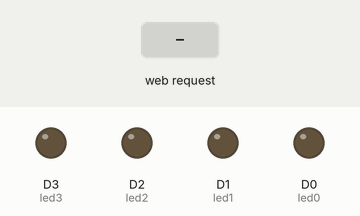
A sketch run on a simulated ESP8266 (NodeMCU). Parts: output pins drawn as LEDs (lit = HIGH). Inputs (shaded band) come from the test bench. WiFi joins after 1.5 s; servers stay silent unless stated; what the sketch prints to the serial monitor is not drawn.

Above: at 2.7 s.
2.8 s: HTTP request GET /LED0=ON received
At 3.9 s:
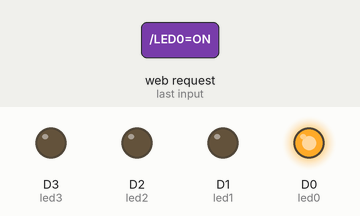
4.3 s: HTTP request GET /LED1=ON received
At 5.0 s:
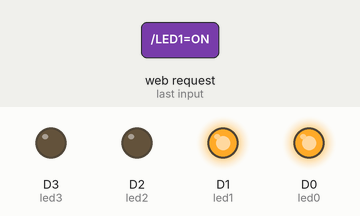
5.8 s: HTTP request GET /LED0=OFF received
At 6.2 s:
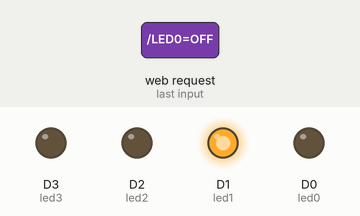
7.3 s: HTTP request GET /LED2=ON received
At 8.5 s:
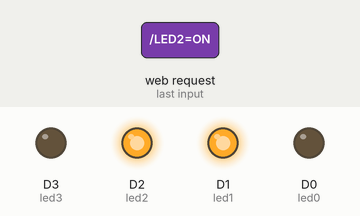
8.8 s: HTTP request GET /LED1=OFF received
At 9.7 s:
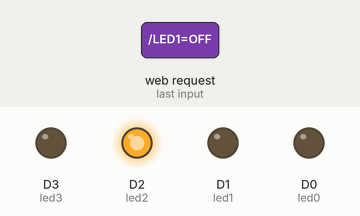
10.3 s: HTTP request GET /LED3=ON received
At 10.8 s:
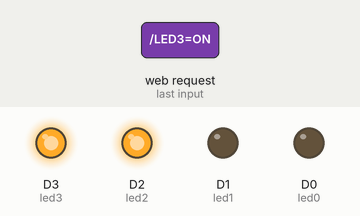
Timing chart, 0 to 12.8 s (numbered marks = the images above; inputs shaded):
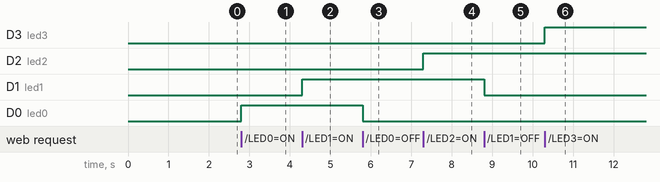

Measured:
- after the input at 2.8 s, D0 (led0): LOW → HIGH at once
- after the input at 4.3 s, D1 (led1): LOW → HIGH at once
- after the input at 5.8 s, D0 (led0): HIGH → LOW at once
- after the input at 7.3 s, D2 (led2): LOW → HIGH at once
- after the input at 8.8 s, D1 (led1): HIGH → LOW at once
- after the input at 10.3 s, D3 (led3): LOW → HIGH at once

The sketch:

server_leds.ino
```cpp
//Control de LED's mediante un navegador Web
//El server HTTP estará instalado en la placa

#include <ESP8266WiFi.h>

//Credenciales del WiFi
const char* ssid = "casa 2,4";
const char* password = "06241225";

int led0 = D0;
int led1 = D1;
int led2 = D2;
int led3 = D3;

int value0 = LOW;
int value1 = LOW;
int value2 = LOW;
int value3 = LOW;


//crear Instancia Servidor, puerto=80
WiFiServer serverHTTP(80);

void setup() {
  Serial.begin(9600);

  pinMode(led0, OUTPUT);
  pinMode(led1, OUTPUT);
  pinMode(led2, OUTPUT);
  pinMode(led3, OUTPUT);

  digitalWrite(led0, LOW);
  digitalWrite(led1, LOW);
  digitalWrite(led2, LOW);
  digitalWrite(led3, LOW);


  Serial.println();
  Serial.println();
  Serial.print("Conectando a ");
  Serial.println(ssid);

 // Conexión con la red WiFi
  WiFi.begin(ssid, password);

  while (WiFi.status() != WL_CONNECTED) {
    delay(500);
    Serial.print(".");
  }

  Serial.println("");
  Serial.println("WiFi conectado");


  //Iniciar el servidor HTTP para que empiece a escuchar peticiones
  serverHTTP.begin();

  Serial.println("Servidor iniciado");

  //Mostrar IP local asignada (URL del servidor).
  Serial.print("Usa esta URL para conectarte al servidor: ");
  Serial.print("http://");
  Serial.print(WiFi.localIP());
  Serial.println("/");
}


void loop() {
  // Comprobar si hay un cliente disponible (una petición)
  WiFiClient client = serverHTTP.available();
  if (!client) {
    return; // En caso de no haber un cliente, regresar a loop()
  }

  // Esperando a que el cliente realice una petición
  Serial.println("¡Nuevo cliente!");

  //client.available() -> número de bytes disponibles para lectura
  while (!client.available()){
    delay(1);
  }

  // Se lee la linea de la petición del cliente hasta el retorno de carro
  String request = client.readStringUntil('\r');
  Serial.println(request);                       //Imprime la cadena de la petición del cliente
  client.flush();                                //Limpia el buffer

  // Interpretando lo que se ha recibido
//Led 1
  if (request.indexOf("/LED0=ON") != -1)  {
    digitalWrite(led0, HIGH);
    value0 = HIGH;
  }
  if (request.indexOf("/LED0=OFF") != -1)  {
    digitalWrite(led0, LOW);
    value0 = LOW;
  }

//Led 2
  if (request.indexOf("/LED1=ON") != -1)  {
    digitalWrite(led1, HIGH);
    value1 = HIGH;
  }
  if (request.indexOf("/LED1=OFF") != -1)  {
    digitalWrite(led1, LOW);
    value1 = LOW;
  }

//Led 3
if (request.indexOf("/LED2=ON") != -1)  {
    digitalWrite(led2, HIGH);
    value2 = HIGH;
  }
  if (request.indexOf("/LED2=OFF") != -1)  {
    digitalWrite(led2, LOW);
    value2 = LOW;
  }

// Led 4
  if (request.indexOf("/LED3=ON") != -1)  {
    digitalWrite(led3, HIGH);
    value3 = HIGH;
  }
  if (request.indexOf("/LED3=OFF") != -1)  {
    digitalWrite(led3, LOW);
    value3 = LOW;
  }

  // Se devuelve la respuesta al cliente
  client.println("HTTP/1.1 200 OK");
  client.println("Content-Type: text/html");
  client.println(""); //  do not forget this one

  // Creación de la página Web en HTML
  client.println("<!DOCTYPE HTML>");
  client.println("<html>  <head> <meta charset='UTF-8'> </head>");
  client.println("<body>");

//Led 1
  client.print("La luz está:  ");
  if(value0 == HIGH) {
    client.print("ON");
  } else {
    client.print("OFF");
  }
  client.println("<br>");
  client.println("<a href=\"/LED0=ON\"\"><button>Encender Luz</button></a>");
  client.println("<a href=\"/LED0=OFF\"\"><button>Apagar Luz</button></a><br />");
  client.println("<br>");

//Led 2
  client.print("Las Puertas están:  ");

  if(value1 == HIGH) {
    client.print("ON");
  } else {
    client.print("OFF");
  }
  client.println("<br>");
  client.println("<a href=\"/LED1=ON\"\"><button>Abrir Puerta</button></a>");
  client.println("<a href=\"/LED1=OFF\"\"><button>Cerrar Puerta</button></a><br />");
  client.println("<br>");

//Led 3
  client.print("Las Ventanas están:  ");
  if(value2 == HIGH) {
    client.print("ON");
  } else {
    client.print("OFF");
  }
  client.println("<br>");
  client.println("<a href=\"/LED2=ON\"\"><button>Abrir Ventana</button></a>");
  client.println("<a href=\"/LED2=OFF\"\"><button>Cerrar Ventana</button></a><br />");
  client.println("<br>");

//Led 4
  client.print("La Cochera está:  ");
  if(value3 == HIGH) {
    client.print("ON");
  } else {
    client.print("OFF");
  }
  client.println("<br>");
  client.println("<a href=\"/LED3=ON\"\"><button>Abrir Cochera</button></a>");
  client.println("<a href=\"/LED3=OFF\"\"><button>Cerrar Cochera</button></a><br />");
  client.println("</body>");
  client.println("</html>");

  delay(1);
  client.stop();
  Serial.println("Cliente desconectado");
  Serial.println("");
}
```
